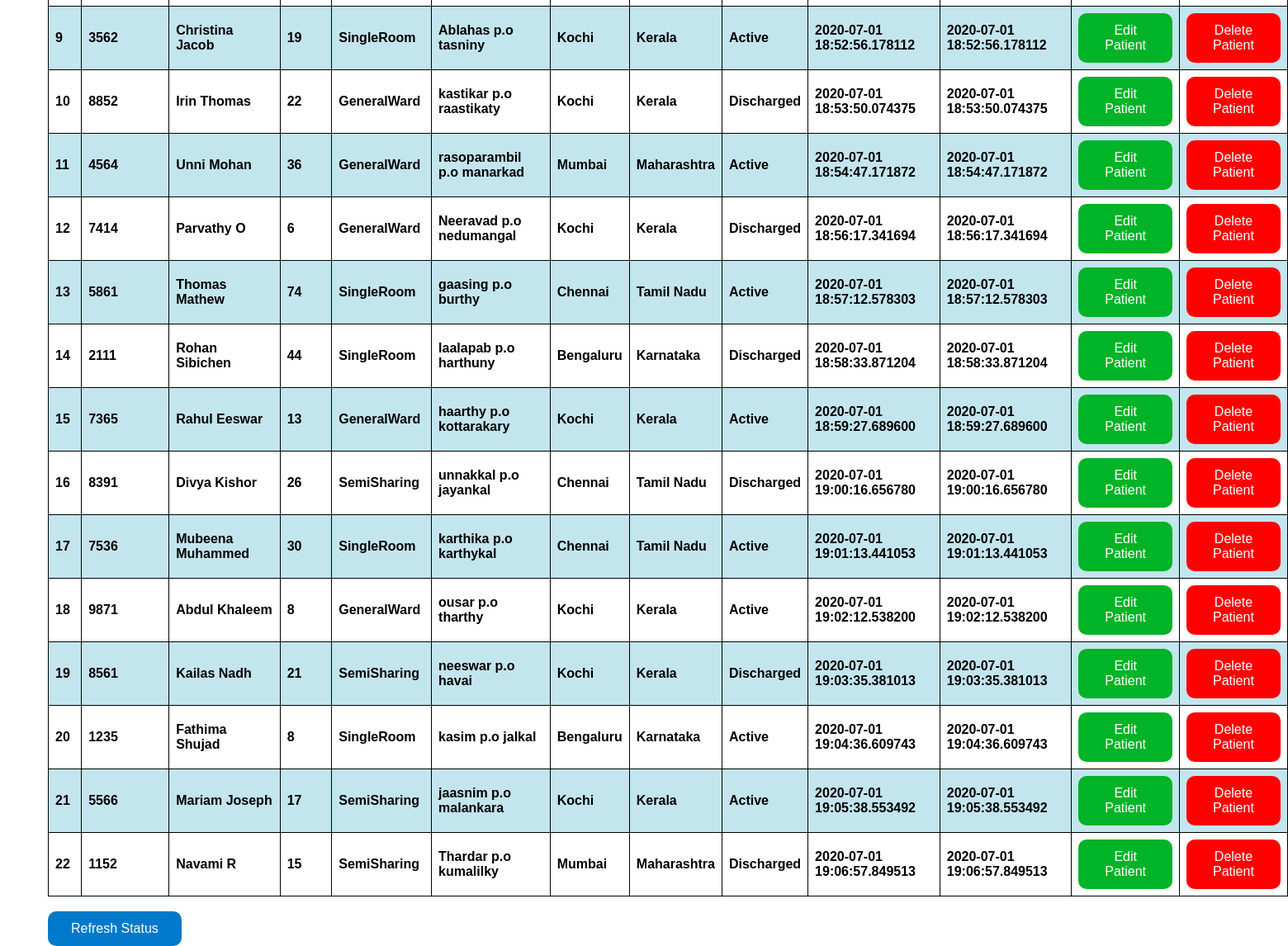
/update_patient (signed in, lower part), run on an earlier commit of the app's database.
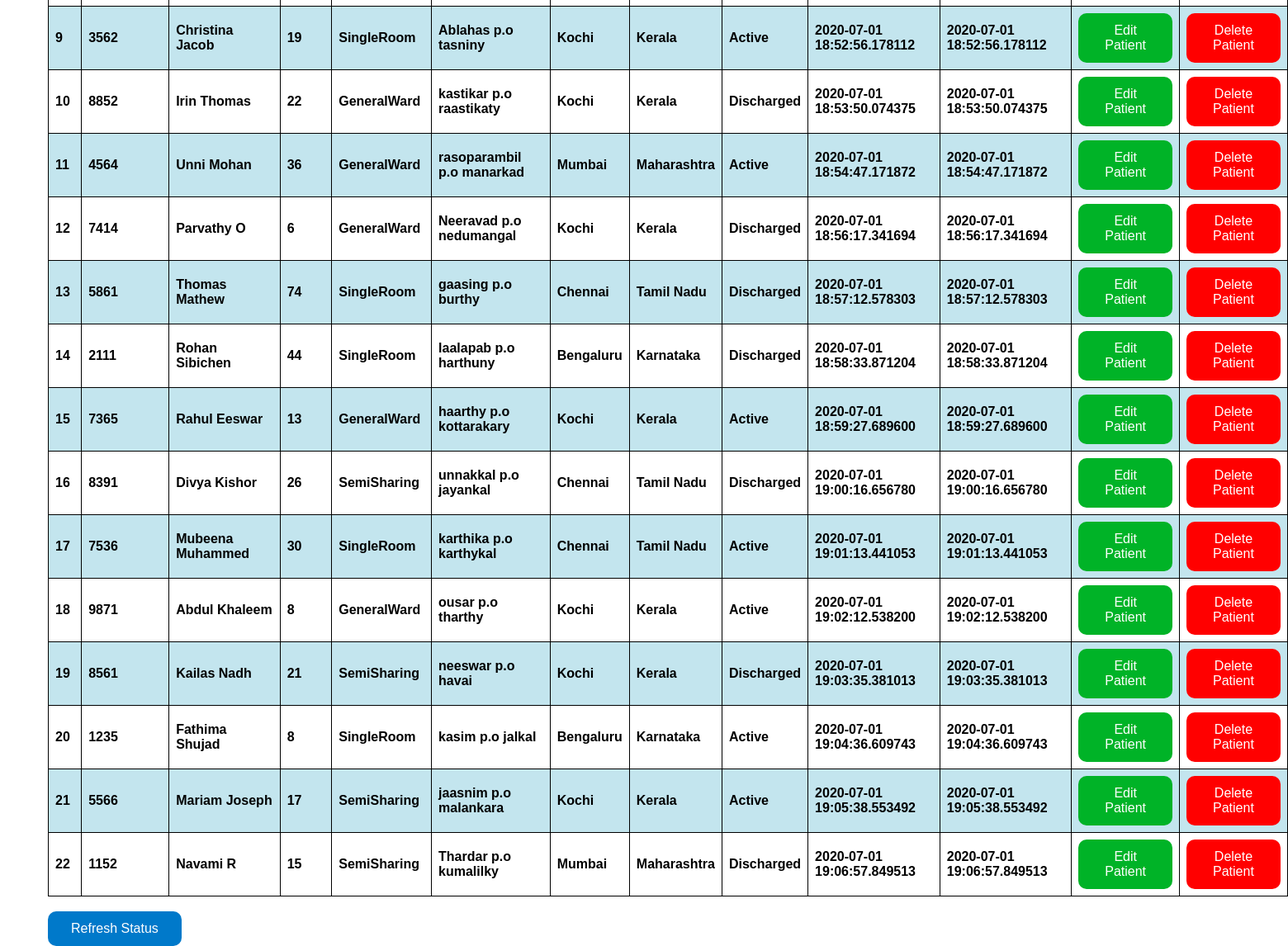
And on a later commit of the database.
### application/routes.py (models this page shows)
class Patients(db.Model):
    __tablename__ = 'patients'
    id = db.Column(db.Integer, primary_key=True)
    ssn_id = db.Column(db.Integer)
    pname = db.Column(db.String(20), nullable=False)
    age = db.Column(db.Integer)
    date = db.Column(db.DateTime, default=datetime.now)
    ldate = db.Column(db.DateTime, default=datetime.now)
    tbed = db.Column(db.String(10))
    address = db.Column(db.String(20))
    city = db.Column(db.String(20))
    state = db.Column(db.String(20))
    status = db.Column(db.String(20))

### application/routes.py (the view)
@app.route('/update_patient')
def update_patient():
    if 'username' in session:
        usern = session['username']
        print(usern)
        updatep = Patients.query.all()
        if not updatep:
            flash('No patients exists in database')
            return redirect( url_for('create_patient') )
        else:
            print("inside else")
            return render_template('update_patient.html', updatep = updatep)
    else:
        flash('You have been logged out. Please login again')
        return redirect( url_for('login') )
    return render_template('update_patient.html')

### application/templates/update_patient.html (shortened to what this page needs)
{% extends "layout.html" %}
{% block content %}
<div class="status">
    <h1>Patients Status</h1><br>
    <table border="1">
        {% for update in updatep %}
        <tr>
            <td> {{ update.id }} </td>
            <td> {{ update.ssn_id }} </td>
            <td> {{ update.pname }} </td>
            <td> {{ update.age }} </td>
            <td> {{ update.tbed }} </td>
            <td> {{ update.address }}</td>
            <td> {{ update.city }} </td>
            <td> {{ update.state }} </td>
            <td> {{ update.status }} </td>
            <td> {{ update.date }} </td>
            <td> {{ update.ldate }} </td>
            <td> <button type="button" class="ubutton" onclick="window.location='editpatientdetail/{{ update.id }}'"> Edit Patient </button> </td>
            <td> <button type="button" class="dbutton" onclick="window.location='deletepatientdetail/{{ update.id }}'"> Delete Patient </button> </td>
        </tr>
        {% endfor %}
    </table>
    <br>
    <form action="{{ url_for('update_patient') }}">
    <button type="submit" class="ibutton" value="Refresh the list">Refresh Status</button>
    </form>
</div>
{% endblock %}

What changed in the data, as far as the page shows it:
changed Patients "Thomas Mathew": status "Active" → "Discharged"
